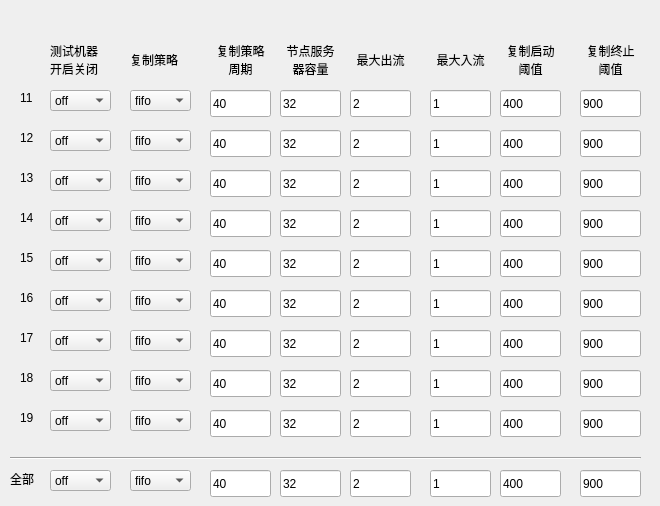
   <widget class="QWidget" name="tab_1">
    <attribute name="title">
     <string>机器列表1</string>
    </attribute>
    <widget class="QLineEdit" name="lineEdit_maxin_19">
     <property name="geometry">
      <rect>
       <x>430</x>
       <y>410</y>
       <width>61</width>
       <height>27</height>
      </rect>
     </property>
     <property name="text">
      <string>1</string>
     </property>
    </widget>
    <widget class="QLineEdit" name="lineEdit_maxout_19">
     <property name="geometry">
      <rect>
       <x>350</x>
       <y>410</y>
       <width>61</width>
       <height>27</height>
      </rect>
     </property>
     <property name="text">
      <string>2</string>
     </property>
    </widget>
    <widget class="QLineEdit" name="lineEdit_period_13">
     <property name="geometry">
      <rect>
       <x>210</x>
       <y>170</y>
       <width>61</width>
       <height>27</height>
      </rect>
     </property>
     <property name="text">
      <string>40</string>
     </property>
    </widget>
    <widget class="QLineEdit" name="lineEdit_capacity_14">
     <property name="geometry">
      <rect>
       <x>280</x>
       <y>210</y>
       <width>61</width>
       <height>27</height>
      </rect>
     </property>
     <property name="text">
      <string>32</string>
     </property>
    </widget>
    <widget class="QComboBox" name="comboBox_onoff_19">
     <property name="geometry">
      <rect>
       <x>50</x>
       <y>410</y>
       <width>61</width>
       <height>21</height>
      </rect>
     </property>
     <item>
      <property name="text">
       <string>off</string>
      </property>
     </item>
     <item>
      <property name="text">
       <string>on</string>
      </property>
     </item>
    </widget>
    <widget class="QComboBox" name="comboBox_algo_16">
     <property name="geometry">
      <rect>
       <x>130</x>
       <y>290</y>
       <width>61</width>
       <height>21</height>
      </rect>
     </property>
     <item>
      <property name="text">
       <string>fifo</string>
      </property>
     </item>
     <item>
      <property name="text">
       <string>lru</string>
      </property>
     </item>
     <item>
      <property name="text">
       <string>dw</string>
      </property>
     </item>
     <item>
      <property name="text">
       <string>lfu</string>
      </property>
     </item>
    </widget>
    <widget class="QLabel" name="label_ip_16">
     <property name="geometry">
      <rect>
       <x>20</x>
       <y>290</y>
       <width>21</width>
       <height>16</height>
      </rect>
     </property>
     <property name="text">
      <string>16</string>
     </property>
    </widget>
    <widget class="QLabel" name="label_10">
     <property name="geometry">
      <rect>
       <x>210</x>
       <y>40</y>
       <width>61</width>
       <height>41</height>
      </rect>
     </property>
     <property name="text">
      <string>&lt;html&gt;&lt;head/&gt;&lt;body&gt;&lt;p align=&quot;center&quot;&gt;复制策略&lt;br/&gt;周期&lt;/p&gt;&lt;/body&gt;&lt;/html&gt;</string>
     </property>
    </widget>
    <widget class="QLineEdit" name="lineEdit_maxout_11">
     <property name="geometry">
      <rect>
       <x>350</x>
       <y>90</y>
       <width>61</width>
       <height>27</height>
      </rect>
     </property>
     <property name="text">
      <string>2</string>
     </property>
    </widget>
    <widget class="QComboBox" name="comboBox_onoff_18">
     <property name="geometry">
      <rect>
       <x>50</x>
       <y>370</y>
       <width>61</width>
       <height>21</height>
      </rect>
     </property>
     <item>
      <property name="text">
       <string>off</string>
      </property>
     </item>
     <item>
      <property name="text">
       <string>on</string>
      </property>
     </item>
    </widget>
    <widget class="QLineEdit" name="lineEdit_thresh_18">
     <property name="geometry">
      <rect>
       <x>500</x>
       <y>370</y>
       <width>61</width>
       <height>27</height>
      </rect>
     </property>
     <property name="text">
      <string>400</string>
     </property>
    </widget>
    <widget class="QLineEdit" name="lineEdit_capacity_15">
     <property name="geometry">
      <rect>
       <x>280</x>
       <y>250</y>
       <width>61</width>
       <height>27</height>
      </rect>
     </property>
     <property name="text">
      <string>32</string>
     </property>
    </widget>
    <widget class="QComboBox" name="comboBox_algo_12">
     <property name="geometry">
      <rect>
       <x>130</x>
       <y>130</y>
       <width>61</width>
       <height>21</height>
      </rect>
     </property>
     <item>
      <property name="text">
       <string>fifo</string>
      </property>
     </item>
     <item>
      <property name="text">
       <string>lru</string>
      </property>
     </item>
     <item>
      <property name="text">
       <string>dw</string>
      </property>
     </item>
     <item>
      <property name="text">
       <string>lfu</string>
      </property>
     </item>
    </widget>
    <widget class="QComboBox" name="comboBox_algo_15">
     <property name="geometry">
      <rect>
       <x>130</x>
       <y>250</y>
       <width>61</width>
       <height>21</height>
      </rect>
     </property>
     <item>
      <property name="text">
       <string>fifo</string>
      </property>
     </item>
     <item>
      <property name="text">
       <string>lru</string>
      </property>
     </item>
     <item>
      <property name="text">
       <string>dw</string>
      </property>
     </item>
     <item>
      <property name="text">
       <string>lfu</string>
      </property>
     </item>
    </widget>
    <widget class="QLineEdit" name="lineEdit_maxout_15">
     <property name="geometry">
      <rect>
       <x>350</x>
       <y>250</y>
       <width>61</width>
       <height>27</height>
      </rect>
     </property>
     <property name="text">
      <string>2</string>
     </property>
    </widget>
    <widget class="QComboBox" name="comboBox_algo_14">
     <property name="geometry">
      <rect>
       <x>130</x>
       <y>210</y>
       <width>61</width>
       <height>21</height>
      </rect>
     </property>
     <item>
      <property name="text">
       <string>fifo</string>
      </property>
     </item>
     <item>
      <property name="text">
       <string>lru</string>
      </property>
     </item>
     <item>
      <property name="text">
       <string>dw</string>
      </property>
     </item>
     <item>
      <property name="text">
       <string>lfu</string>
      </property>
     </item>
    </widget>
    <widget class="QComboBox" name="comboBox_onoff_12">
     <property name="geometry">
      <rect>
       <x>50</x>
       <y>130</y>
       <width>61</width>
       <height>21</height>
      </rect>
     </property>
     <item>
      <property name="text">
       <string>off</string>
      </property>
     </item>
     <item>
      <property name="text">
       <string>on</string>
      </property>
     </item>
    </widget>
    <widget class="QLabel" name="label_ip_14">
     <property name="geometry">
      <rect>
       <x>20</x>
       <y>210</y>
       <width>21</width>
       <height>16</height>
      </rect>
     </property>
     <property name="text">
      <string>14</string>
     </property>
    </widget>
    <widget class="QLineEdit" name="lineEdit_capacity_18">
     <property name="geometry">
      <rect>
       <x>280</x>
       <y>370</y>
       <width>61</width>
       <height>27</height>
      </rect>
     </property>
     <property name="text">
      <string>32</string>
     </property>
    </widget>
    <widget class="QLineEdit" name="lineEdit_thresh_13">
     <property name="geometry">
      <rect>
       <x>500</x>
       <y>170</y>
       <width>61</width>
       <height>27</height>
      </rect>
     </property>
     <property name="text">
      <string>400</string>
     </property>
    </widget>
    <widget class="QLineEdit" name="lineEdit_maxin_16">
     <property name="geometry">
      <rect>
       <x>430</x>
       <y>290</y>
       <width>61</width>
       <height>27</height>
      </rect>
     </property>
     <property name="text">
      <string>1</string>
     </property>
    </widget>
    <widget class="QLabel" name="label_11">
     <property name="geometry">
      <rect>
       <x>500</x>
       <y>40</y>
       <width>61</width>
       <height>41</height>
      </rect>
     </property>
     <property name="text">
      <string>&lt;html&gt;&lt;head/&gt;&lt;body&gt;&lt;p align=&quot;center&quot;&gt;复制启动&lt;br/&gt;阈值&lt;/p&gt;&lt;/body&gt;&lt;/html&gt;</string>
     </property>
    </widget>
    <widget class="QLabel" name="label_ip_18">
     <property name="geometry">
      <rect>
       <x>20</x>
       <y>370</y>
       <width>21</width>
       <height>16</height>
      </rect>
     </property>
     <property name="text">
      <string>18</string>
     </property>
    </widget>
    <widget class="QLineEdit" name="lineEdit_capacity_13">
     <property name="geometry">
      <rect>
       <x>280</x>
       <y>170</y>
       <width>61</width>
       <height>27</height>
      </rect>
     </property>
     <property name="text">
      <string>32</string>
     </property>
    </widget>
    <widget class="QLineEdit" name="lineEdit_maxin_17">
     <property name="geometry">
      <rect>
       <x>430</x>
       <y>330</y>
       <width>61</width>
       <height>27</height>
      </rect>
     </property>
     <property name="text">
      <string>1</string>
     </property>
    </widget>
    <widget class="QLineEdit" name="lineEdit_period_18">
     <property name="geometry">
      <rect>
       <x>210</x>
       <y>370</y>
       <width>61</width>
       <height>27</height>
      </rect>
     </property>
     <property name="text">
      <string>40</string>
     </property>
    </widget>
    <widget class="QLineEdit" name="lineEdit_maxin_15">
     <property name="geometry">
      <rect>
       <x>430</x>
       <y>250</y>
       <width>61</width>
       <height>27</height>
      </rect>
     </property>
     <property name="text">
      <string>1</string>
     </property>
    </widget>
    <widget class="QLineEdit" name="lineEdit_thresh_15">
     <property name="geometry">
      <rect>
       <x>500</x>
       <y>250</y>
       <width>61</width>
       <height>27</height>
      </rect>
     </property>
     <property name="text">
      <string>400</string>
     </property>
    </widget>
    <widget class="QLineEdit" name="lineEdit_thresh_17">
     <property name="geometry">
      <rect>
       <x>500</x>
       <y>330</y>
       <width>61</width>
       <height>27</height>
      </rect>
     </property>
     <property name="text">
      <string>400</string>
     </property>
    </widget>
    <widget class="QComboBox" name="comboBox_onoff_17">
     <property name="geometry">
      <rect>
       <x>50</x>
       <y>330</y>
       <width>61</width>
       <height>21</height>
      </rect>
     </property>
     <item>
      <property name="text">
       <string>off</string>
      </property>
     </item>
     <item>
      <property name="text">
       <string>on</string>
      </property>
     </item>
    </widget>
    <widget class="QComboBox" name="comboBox_onoff_13">
     <property name="geometry">
      <rect>
       <x>50</x>
       <y>170</y>
       <width>61</width>
       <height>21</height>
      </rect>
     </property>
     <item>
      <property name="text">
       <string>off</string>
      </property>
     </item>
     <item>
      <property name="text">
       <string>on</string>
      </property>
     </item>
    </widget>
    <widget class="QLineEdit" name="lineEdit_period_14">
     <property name="geometry">
      <rect>
       <x>210</x>
       <y>210</y>
       <width>61</width>
       <height>27</height>
      </rect>
     </property>
     <property name="text">
      <string>40</string>
     </property>
    </widget>
    <widget class="QLineEdit" name="lineEdit_maxout_16">
     <property name="geometry">
      <rect>
       <x>350</x>
       <y>290</y>
       <width>61</width>
       <height>27</height>
      </rect>
     </property>
     <property name="text">
      <string>2</string>
     </property>
    </widget>
    <widget class="QLineEdit" name="lineEdit_thresh_16">
     <property name="geometry">
      <rect>
       <x>500</x>
       <y>290</y>
       <width>61</width>
       <height>27</height>
      </rect>
     </property>
     <property name="text">
      <string>400</string>
     </property>
    </widget>
    <widget class="QLabel" name="label_ip_15">
     <property name="geometry">
      <rect>
       <x>20</x>
       <y>250</y>
       <width>21</width>
       <height>16</height>
      </rect>
     </property>
     <property name="text">
      <string>15</string>
     </property>
    </widget>
    <widget class="QComboBox" name="comboBox_onoff_14">
     <property name="geometry">
      <rect>
       <x>50</x>
       <y>210</y>
       <width>61</width>
       <height>21</height>
      </rect>
     </property>
     <item>
      <property name="text">
       <string>off</string>
      </property>
     </item>
     <item>
      <property name="text">
       <string>on</string>
      </property>
     </item>
    </widget>
    <widget class="QLineEdit" name="lineEdit_maxout_18">
     <property name="geometry">
      <rect>
       <x>350</x>
       <y>370</y>
       <width>61</width>
       <height>27</height>
      </rect>
     </property>
     <property name="text">
      <string>2</string>
     </property>
    </widget>
    <widget class="QLineEdit" name="lineEdit_period_15">
     <property name="geometry">
      <rect>
       <x>210</x>
       <y>250</y>
       <width>61</width>
       <height>27</height>
      </rect>
     </property>
     <property name="text">
      <string>40</string>
     </property>
    </widget>
    <widget class="QLineEdit" name="lineEdit_maxin_11">
     <property name="geometry">
      <rect>
       <x>430</x>
       <y>90</y>
       <width>61</width>
       <height>27</height>
      </rect>
     </property>
     <property name="text">
      <string>1</string>
     </property>
    </widget>
    <widget class="QLineEdit" name="lineEdit_capacity_19">
     <property name="geometry">
      <rect>
       <x>280</x>
       <y>410</y>
       <width>61</width>
       <height>27</height>
      </rect>
     </property>
     <property name="text">
      <string>32</string>
     </property>
    </widget>
    <widget class="QLabel" name="label_7">
     <property name="geometry">
      <rect>
       <x>130</x>
       <y>40</y>
       <width>61</width>
       <height>41</height>
      </rect>
     </property>
     <property name="text">
      <string>&lt;html&gt;&lt;head/&gt;&lt;body&gt;&lt;p&gt;复制策略&lt;/p&gt;&lt;/body&gt;&lt;/html&gt;</string>
     </property>
    </widget>
    <widget class="QComboBox" name="comboBox_algo_18">
     <property name="geometry">
      <rect>
       <x>130</x>
       <y>370</y>
       <width>61</width>
       <height>21</height>
      </rect>
     </property>
     <item>
      <property name="text">
       <string>fifo</string>
      </property>
     </item>
     <item>
      <property name="text">
       <string>lru</string>
      </property>
     </item>
     <item>
      <property name="text">
       <string>dw</string>
      </property>
     </item>
     <item>
      <property name="text">
       <string>lfu</string>
      </property>
     </item>
    </widget>
    <widget class="QComboBox" name="comboBox_onoff_11">
     <property name="geometry">
      <rect>
       <x>50</x>
       <y>90</y>
       <width>61</width>
       <height>21</height>
      </rect>
     </property>
     <item>
      <property name="text">
       <string>off</string>
      </property>
     </item>
     <item>
      <property name="text">
       <string>on</string>
      </property>
     </item>
    </widget>
    <widget class="QLineEdit" name="lineEdit_thresh_14">
     <property name="geometry">
      <rect>
       <x>500</x>
       <y>210</y>
       <width>61</width>
       <height>27</height>
      </rect>
     </property>
     <property name="text">
      <string>400</string>
     </property>
    </widget>
    <widget class="QLabel" name="label_9">
     <property name="geometry">
      <rect>
       <x>350</x>
       <y>40</y>
       <width>61</width>
       <height>41</height>
      </rect>
     </property>
     <property name="text">
      <string>&lt;html&gt;&lt;head/&gt;&lt;body&gt;&lt;p align=&quot;center&quot;&gt;最大出流&lt;/p&gt;&lt;/body&gt;&lt;/html&gt;</string>
     </property>
    </widget>
    <widget class="QLabel" name="label_8">
     <property name="geometry">
      <rect>
       <x>430</x>
       <y>40</y>
       <width>61</width>
       <height>41</height>
      </rect>
     </property>
     <property name="text">
      <string>&lt;html&gt;&lt;head/&gt;&lt;body&gt;&lt;p align=&quot;center&quot;&gt;最大入流&lt;/p&gt;&lt;/body&gt;&lt;/html&gt;</string>
     </property>
    </widget>
    <widget class="QLineEdit" name="lineEdit_period_16">
     <property name="geometry">
      <rect>
       <x>210</x>
       <y>290</y>
       <width>61</width>
       <height>27</height>
      </rect>
     </property>
     <property name="text">
      <string>40</string>
     </property>
    </widget>
    <widget class="QLineEdit" name="lineEdit_period_19">
     <property name="geometry">
      <rect>
       <x>210</x>
       <y>410</y>
       <width>61</width>
       <height>27</height>
      </rect>
     </property>
     <property name="text">
      <string>40</string>
     </property>
    </widget>
    <widget class="QLineEdit" name="lineEdit_maxout_12">
     <property name="geometry">
      <rect>
       <x>350</x>
       <y>130</y>
       <width>61</width>
       <height>27</height>
      </rect>
     </property>
     <property name="text">
      <string>2</string>
     </property>
    </widget>
    <widget class="QComboBox" name="comboBox_algo_17">
     <property name="geometry">
      <rect>
       <x>130</x>
       <y>330</y>
       <width>61</width>
       <height>21</height>
      </rect>
     </property>
     <item>
      <property name="text">
       <string>fifo</string>
      </property>
     </item>
     <item>
      <property name="text">
       <string>lru</string>
      </property>
     </item>
     <item>
      <property name="text">
       <string>dw</string>
      </property>
     </item>
     <item>
      <property name="text">
       <string>lfu</string>
      </property>
     </item>
    </widget>
    <widget class="QLineEdit" name="lineEdit_maxout_14">
     <property name="geometry">
      <rect>
       <x>350</x>
       <y>210</y>
       <width>61</width>
       <height>27</height>
      </rect>
     </property>
     <property name="text">
      <string>2</string>
     </property>
    </widget>
    <widget class="QLineEdit" name="lineEdit_maxin_18">
     <property name="geometry">
      <rect>
       <x>430</x>
       <y>370</y>
       <width>61</width>
       <height>27</height>
      </rect>
     </property>
     <property name="text">
      <string>1</string>
     </property>
    </widget>
    <widget class="QLineEdit" name="lineEdit_period_11">
     <property name="geometry">
      <rect>
       <x>210</x>
       <y>90</y>
       <width>61</width>
       <height>27</height>
      </rect>
     </property>
     <property name="text">
      <string>40</string>
     </property>
    </widget>
    <widget class="QLineEdit" name="lineEdit_capacity_12">
     <property name="geometry">
      <rect>
       <x>280</x>
       <y>130</y>
       <width>61</width>
       <height>27</height>
      </rect>
     </property>
     <property name="text">
      <string>32</string>
     </property>
    </widget>
    <widget class="QLabel" name="label_6">
     <property name="geometry">
      <rect>
       <x>280</x>
       <y>40</y>
       <width>61</width>
       <height>41</height>
      </rect>
     </property>
     <property name="text">
      <string>&lt;html&gt;&lt;head/&gt;&lt;body&gt;&lt;p align=&quot;center&quot;&gt;节点服务&lt;br/&gt;器容量&lt;/p&gt;&lt;/body&gt;&lt;/html&gt;</string>
     </property>
    </widget>
    <widget class="QLabel" name="label_ip_12">
     <property name="geometry">
      <rect>
       <x>20</x>
       <y>130</y>
       <width>21</width>
       <height>16</height>
      </rect>
     </property>
     <property name="text">
      <string>12</string>
     </property>
    </widget>
    <widget class="QLineEdit" name="lineEdit_maxout_13">
     <property name="geometry">
      <rect>
       <x>350</x>
       <y>170</y>
       <width>61</width>
       <height>27</height>
      </rect>
     </property>
     <property name="text">
      <string>2</string>
     </property>
    </widget>
    <widget class="QComboBox" name="comboBox_onoff_15">
     <property name="geometry">
      <rect>
       <x>50</x>
       <y>250</y>
       <width>61</width>
       <height>21</height>
      </rect>
     </property>
     <item>
      <property name="text">
       <string>off</string>
      </property>
     </item>
     <item>
      <property name="text">
       <string>on</string>
      </property>
     </item>
    </widget>
    <widget class="QLabel" name="label_ip_13">
     <property name="geometry">
      <rect>
       <x>20</x>
       <y>170</y>
       <width>21</width>
       <height>16</height>
      </rect>
     </property>
     <property name="text">
      <string>13</string>
     </property>
    </widget>
    <widget class="QComboBox" name="comboBox_algo_19">
     <property name="geometry">
      <rect>
       <x>130</x>
       <y>410</y>
       <width>61</width>
       <height>21</height>
      </rect>
     </property>
     <item>
      <property name="text">
       <string>fifo</string>
      </property>
     </item>
     <item>
      <property name="text">
       <string>lru</string>
      </property>
     </item>
     <item>
      <property name="text">
       <string>dw</string>
      </property>
     </item>
     <item>
      <property name="text">
       <string>lfu</string>
      </property>
     </item>
    </widget>
    <widget class="QLabel" name="label_ip_17">
     <property name="geometry">
      <rect>
       <x>20</x>
       <y>330</y>
       <width>21</width>
       <height>16</height>
      </rect>
     </property>
     <property name="text">
      <string>17</string>
     </property>
    </widget>
    <widget class="QLineEdit" name="lineEdit_maxout_17">
     <property name="geometry">
      <rect>
       <x>350</x>
       <y>330</y>
       <width>61</width>
       <height>27</height>
      </rect>
     </property>
     <property name="text">
      <string>2</string>
     </property>
    </widget>
    <widget class="QComboBox" name="comboBox_algo_13">
     <property name="geometry">
      <rect>
       <x>130</x>
       <y>170</y>
       <width>61</width>
       <height>21</height>
      </rect>
     </property>
     <item>
      <property name="text">
       <string>fifo</string>
      </property>
     </item>
     <item>
      <property name="text">
       <string>lru</string>
      </property>
     </item>
     <item>
      <property name="text">
       <string>dw</string>
      </property>
     </item>
     <item>
      <property name="text">
       <string>lfu</string>
      </property>
     </item>
    </widget>
    <widget class="QComboBox" name="comboBox_algo_11">
     <property name="geometry">
      <rect>
       <x>130</x>
       <y>90</y>
       <width>61</width>
       <height>21</height>
      </rect>
     </property>
     <item>
      <property name="text">
       <string>fifo</string>
      </property>
     </item>
     <item>
      <property name="text">
       <string>lru</string>
      </property>
     </item>
     <item>
      <property name="text">
       <string>dw</string>
      </property>
     </item>
     <item>
      <property name="text">
       <string>lfu</string>
      </property>
     </item>
    </widget>
    <widget class="QLineEdit" name="lineEdit_maxin_13">
     <property name="geometry">
      <rect>
       <x>430</x>
       <y>170</y>
       <width>61</width>
       <height>27</height>
      </rect>
     </property>
     <property name="text">
      <string>1</string>
     </property>
    </widget>
    <widget class="QLineEdit" name="lineEdit_thresh_19">
     <property name="geometry">
      <rect>
       <x>500</x>
       <y>410</y>
       <width>61</width>
       <height>27</height>
      </rect>
     </property>
     <property name="text">
      <string>400</string>
     </property>
    </widget>
    <widget class="QLineEdit" name="lineEdit_maxin_12">
     <property name="geometry">
      <rect>
       <x>430</x>
       <y>130</y>
       <width>61</width>
       <height>27</height>
      </rect>
     </property>
     <property name="text">
      <string>1</string>
     </property>
    </widget>
    <widget class="QLineEdit" name="lineEdit_period_17">
     <property name="geometry">
      <rect>
       <x>210</x>
       <y>330</y>
       <width>61</width>
       <height>27</height>
      </rect>
     </property>
     <property name="text">
      <string>40</string>
     </property>
    </widget>
    <widget class="QLabel" name="label_ip_11">
     <property name="geometry">
      <rect>
       <x>20</x>
       <y>90</y>
       <width>21</width>
       <height>16</height>
      </rect>
     </property>
     <property name="text">
      <string>11</string>
     </property>
    </widget>
    <widget class="QLabel" name="label_ip_19">
     <property name="geometry">
      <rect>
       <x>20</x>
       <y>410</y>
       <width>21</width>
       <height>16</height>
      </rect>
     </property>
     <property name="text">
      <string>19</string>
     </property>
    </widget>
    <widget class="QLabel" name="label_2">
     <property name="geometry">
      <rect>
       <x>50</x>
       <y>40</y>
       <width>66</width>
       <height>41</height>
      </rect>
     </property>
     <property name="text">
      <string>&lt;html&gt;&lt;head/&gt;&lt;body&gt;&lt;p&gt;测试机器&lt;br/&gt;开启关闭&lt;/p&gt;&lt;/body&gt;&lt;/html&gt;</string>
     </property>
    </widget>
    <widget class="QComboBox" name="comboBox_onoff_16">
     <property name="geometry">
      <rect>
       <x>50</x>
       <y>290</y>
       <width>61</width>
       <height>21</height>
      </rect>
     </property>
     <item>
      <property name="text">
       <string>off</string>
      </property>
     </item>
     <item>
      <property name="text">
       <string>on</string>
      </property>
     </item>
    </widget>
    <widget class="QLineEdit" name="lineEdit_thresh_11">
     <property name="geometry">
      <rect>
       <x>500</x>
       <y>90</y>
       <width>61</width>
       <height>27</height>
      </rect>
     </property>
     <property name="text">
      <string>400</string>
     </property>
    </widget>
    <widget class="QLineEdit" name="lineEdit_thresh_12">
     <property name="geometry">
      <rect>
       <x>500</x>
       <y>130</y>
       <width>61</width>
       <height>27</height>
      </rect>
     </property>
     <property name="text">
      <string>400</string>
     </property>
    </widget>
    <widget class="QLineEdit" name="lineEdit_period_12">
     <property name="geometry">
      <rect>
       <x>210</x>
       <y>130</y>
       <width>61</width>
       <height>27</height>
      </rect>
     </property>
     <property name="text">
      <string>40</string>
     </property>
    </widget>
    <widget class="QLineEdit" name="lineEdit_capacity_16">
     <property name="geometry">
      <rect>
       <x>280</x>
       <y>290</y>
       <width>61</width>
       <height>27</height>
      </rect>
     </property>
     <property name="text">
      <string>32</string>
     </property>
    </widget>
    <widget class="QLineEdit" name="lineEdit_maxin_14">
     <property name="geometry">
      <rect>
       <x>430</x>
       <y>210</y>
       <width>61</width>
       <height>27</height>
      </rect>
     </property>
     <property name="text">
      <string>1</string>
     </property>
    </widget>
    <widget class="QLineEdit" name="lineEdit_capacity_17">
     <property name="geometry">
      <rect>
       <x>280</x>
       <y>330</y>
       <width>61</width>
       <height>27</height>
      </rect>
     </property>
     <property name="text">
      <string>32</string>
     </property>
    </widget>
    <widget class="QLineEdit" name="lineEdit_capacity_11">
     <property name="geometry">
      <rect>
       <x>280</x>
       <y>90</y>
       <width>61</width>
       <height>27</height>
      </rect>
     </property>
     <property name="text">
      <string>32</string>
     </property>
    </widget>
    <widget class="QComboBox" name="comboBox_onoff_tab1">
     <property name="geometry">
      <rect>
       <x>50</x>
       <y>470</y>
       <width>61</width>
       <height>21</height>
      </rect>
     </property>
     <item>
      <property name="text">
       <string>off</string>
      </property>
     </item>
     <item>
      <property name="text">
       <string>on</string>
      </property>
     </item>
    </widget>
    <widget class="QLineEdit" name="lineEdit_capacity_tab1">
     <property name="geometry">
      <rect>
       <x>280</x>
       <y>470</y>
       <width>61</width>
       <height>27</height>
      </rect>
     </property>
     <property name="text">
      <string>32</string>
     </property>
    </widget>
    <widget class="QLineEdit" name="lineEdit_maxout_tab1">
     <property name="geometry">
      <rect>
       <x>350</x>
       <y>470</y>
       <width>61</width>
       <height>27</height>
      </rect>
     </property>
     <property name="text">
      <string>2</string>
     </property>
    </widget>
    <widget class="QComboBox" name="comboBox_algo_tab1">
     <property name="geometry">
      <rect>
       <x>130</x>
       <y>470</y>
       <width>61</width>
       <height>21</height>
      </rect>
     </property>
     <item>
      <property name="text">
       <string>fifo</string>
      </property>
     </item>
     <item>
      <property name="text">
       <string>lru</string>
      </property>
     </item>
     <item>
      <property name="text">
       <string>dw</string>
      </property>
     </item>
     <item>
      <property name="text">
       <string>lfu</string>
      </property>
     </item>
    </widget>
    <widget class="QLineEdit" name="lineEdit_period_tab1">
     <property name="geometry">
      <rect>
       <x>210</x>
       <y>470</y>
       <width>61</width>
       <height>27</height>
      </rect>
     </property>
     <property name="text">
      <string>40</string>
     </property>
    </widget>
    <widget class="QLineEdit" name="lineEdit_maxin_tab1">
     <property name="geometry">
      <rect>
       <x>430</x>
       <y>470</y>
       <width>61</width>
       <height>27</height>
      </rect>
     </property>
     <property name="text">
      <string>1</string>
     </property>
    </widget>
    <widget class="QLineEdit" name="lineEdit_thresh_tab1">
     <property name="geometry">
      <rect>
       <x>500</x>
       <y>470</y>
       <width>61</width>
       <height>27</height>
      </rect>
     </property>
     <property name="text">
      <string>400</string>
     </property>
    </widget>
    <widget class="QLabel" name="label_all_tab1">
     <property name="geometry">
      <rect>
       <x>10</x>
       <y>470</y>
       <width>31</width>
       <height>17</height>
      </rect>
     </property>
     <property name="text">
      <string>全部</string>
     </property>
    </widget>
    <widget class="Line" name="line">
     <property name="geometry">
      <rect>
       <x>10</x>
       <y>450</y>
       <width>631</width>
       <height>16</height>
      </rect>
     </property>
     <property name="orientation">
      <enum>Qt::Horizontal</enum>
     </property>
    </widget>
    <widget class="QLabel" name="label_32">
     <property name="geometry">
      <rect>
       <x>570</x>
       <y>40</y>
       <width>81</width>
       <height>41</height>
      </rect>
     </property>
     <property name="text">
      <string>&lt;html&gt;&lt;head/&gt;&lt;body&gt;&lt;p align=&quot;center&quot;&gt;复制终止&lt;br/&gt;阈值&lt;/p&gt;&lt;/body&gt;&lt;/html&gt;</string>
     </property>
    </widget>
    <widget class="QLineEdit" name="lineEdit_threshhigh_11">
     <property name="geometry">
      <rect>
       <x>580</x>
       <y>90</y>
       <width>61</width>
       <height>27</height>
      </rect>
     </property>
     <property name="text">
      <string>900</string>
     </property>
    </widget>
    <widget class="QLineEdit" name="lineEdit_threshhigh_12">
     <property name="geometry">
      <rect>
       <x>580</x>
       <y>130</y>
       <width>61</width>
       <height>27</height>
      </rect>
     </property>
     <property name="text">
      <string>900</string>
     </property>
    </widget>
    <widget class="QLineEdit" name="lineEdit_threshhigh_13">
     <property name="geometry">
      <rect>
       <x>580</x>
       <y>170</y>
       <width>61</width>
       <height>27</height>
      </rect>
     </property>
     <property name="text">
      <string>900</string>
     </property>
    </widget>
    <widget class="QLineEdit" name="lineEdit_threshhigh_14">
     <property name="geometry">
      <rect>
       <x>580</x>
       <y>210</y>
       <width>61</width>
       <height>27</height>
      </rect>
     </property>
     <property name="text">
      <string>900</string>
     </property>
    </widget>
    <widget class="QLineEdit" name="lineEdit_threshhigh_15">
     <property name="geometry">
      <rect>
       <x>580</x>
       <y>250</y>
       <width>61</width>
       <height>27</height>
      </rect>
     </property>
     <property name="text">
      <string>900</string>
     </property>
    </widget>
    <widget class="QLineEdit" name="lineEdit_threshhigh_16">
     <property name="geometry">
      <rect>
       <x>580</x>
       <y>290</y>
       <width>61</width>
       <height>27</height>
      </rect>
     </property>
     <property name="text">
      <string>900</string>
     </property>
    </widget>
    <widget class="QLineEdit" name="lineEdit_threshhigh_17">
     <property name="geometry">
      <rect>
       <x>580</x>
       <y>330</y>
       <width>61</width>
       <height>27</height>
      </rect>
     </property>
     <property name="text">
      <string>900</string>
     </property>
    </widget>
    <widget class="QLineEdit" name="lineEdit_threshhigh_18">
     <property name="geometry">
      <rect>
       <x>580</x>
       <y>370</y>
       <width>61</width>
       <height>27</height>
      </rect>
     </property>
     <property name="text">
      <string>900</string>
     </property>
    </widget>
    <widget class="QLineEdit" name="lineEdit_threshhigh_19">
     <property name="geometry">
      <rect>
       <x>580</x>
       <y>410</y>
       <width>61</width>
       <height>27</height>
      </rect>
     </property>
     <property name="text">
      <string>900</string>
     </property>
    </widget>
    <widget class="QLineEdit" name="lineEdit_threshhigh_tab1">
     <property name="geometry">
      <rect>
       <x>580</x>
       <y>470</y>
       <width>61</width>
       <height>27</height>
      </rect>
     </property>
     <property name="text">
      <string>900</string>
     </property>
    </widget>
   </widget>
